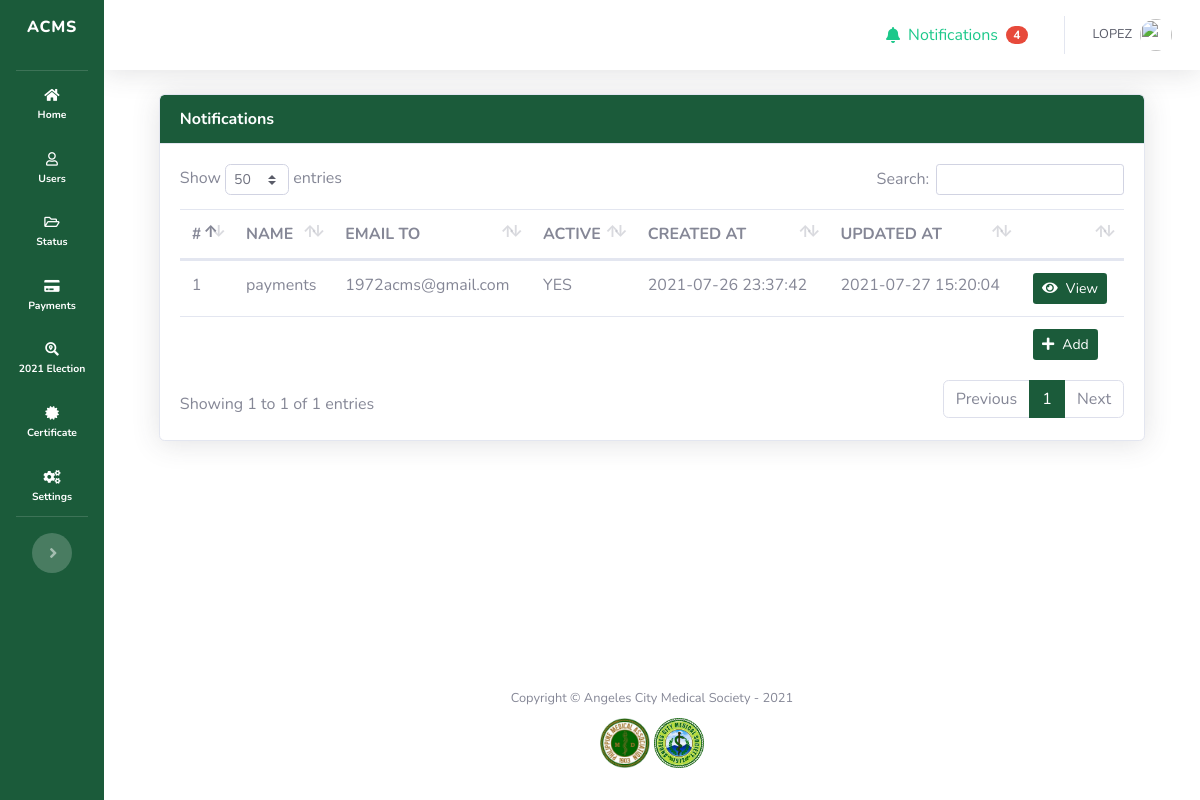
Screenshot of /admin/manage_notification_settings.php (signed in) with the database file from the repository.
### tables this page shows
CREATE TABLE `settings_notification` (
  `id` int(11) NOT NULL,
  `name` varchar(255) NOT NULL,
  `is_active` tinyint(1) NOT NULL DEFAULT 0,
  `email_to` varchar(255) DEFAULT NULL,
  `created_at` datetime NOT NULL DEFAULT current_timestamp(),
  `updated_at` datetime NOT NULL DEFAULT current_timestamp()
);

### admin/manage_notification_settings.php (the view, shortened to what this page needs)
<?php
    include('sidebar.php');
    $settings   =   $mysqli->query("SELECT * FROM settings_notification");
?>
    <div id="content-wrapper" class="d-flex flex-column">
      <div id="content">
<?php require('topbar.php'); ?>
        <div class="container-fluid">
            <div class="row">
                <div class="col-md-12">
                    <div class="card shadow overflow-auto">
                        <div class="card-header bg-gradient-primary text-white font-weight-bold">
                            Notifications
                        </div>
                        <div class="card-body">
                            <table id="table_category" class="table table-hover text-sm">
                                <thead>
                                  <tr>
                                      <th>#</th>
                                      <th>NAME</th>
                                      <th>EMAIL TO</th>
                                      <th>ACTIVE</th>
                                      <th>CREATED AT</th>
                                      <th>UPDATED AT</th>
                                      <th></th>
                                  </tr>
                                </thead>
                                <tbody>
                                  <?php $i=1; ?>
                                  <?php foreach($settings as $setting):?>
                                  <tr class="cursor-pointer">
                                    <td>
                                      <?=$i?>
                                    </td>
                                    <td>
                                      <?=$setting['name']?>
                                    </td>
                                    <td>
                                      <?=$setting['email_to'] ?? 'NONE'?>
                                    </td>
                                    <td>
                                      <?=$setting['is_active'] == 1 ? 'YES' : 'NO'?>
                                    </td>
                                    <td>
                                      <?=$setting['created_at']?>
                                    </td>
                                    <td>
                                      <?=$setting['updated_at']?>
                                    </td>
                                    <td>
                                      <a href="view_notification_setting.php?setting_id=<?=$setting['id']?>" class="btn btn-sm bg-gradient-primary text-white">
                                        <i class='fas fa-eye mr-2'></i>View
                                      </a>
                                    </td>
                                  </tr>
                                  <?php $i++; ?>
                                  <?php endforeach ?>
                                </tbody>
                                <tfoot>
                                  <tr>
                                    <td colspan='6'>
                                    </td>
                                    <td colspan='1'>
                                      <button class="btn btn-sm bg-gradient-primary text-white" data-toggle="modal" data-target="#modal_create_setting">
                                        <i class='fas fa-plus mr-2'></i>Add
                                      </button>
                                    </td>
                                  </tr>
                                </tfoot>
                            </table>
                        </div>
                    </div>
                </div>
            </div>
        </div>
      </div>
<?php
  include('footer.php');
?>

### admin/sidebar.php (style rules this page uses)
a:link { text-decoration: none; }
.bg-gradient-primary { background-color: #1b5b3a !important; background-image: none !important; background-image: none !important; background-size: cover !important; }
.container-fluid { background-color: white; padding-left: 5% !important; padding-right: 5% !important; }
#content-wrapper { background-color: white !important; }
::placeholder { opacity: 0.7 !important; }

### rows the page displays
settings_notification: name "payments", email_to "1972acms@gmail.com", is_active "YES", created_at "2021-07-26 23:37:42", updated_at "2021-07-27 15:20:04"

### other values shown
$unread "4"
$_SESSION['full_name'] "LOPEZ"
